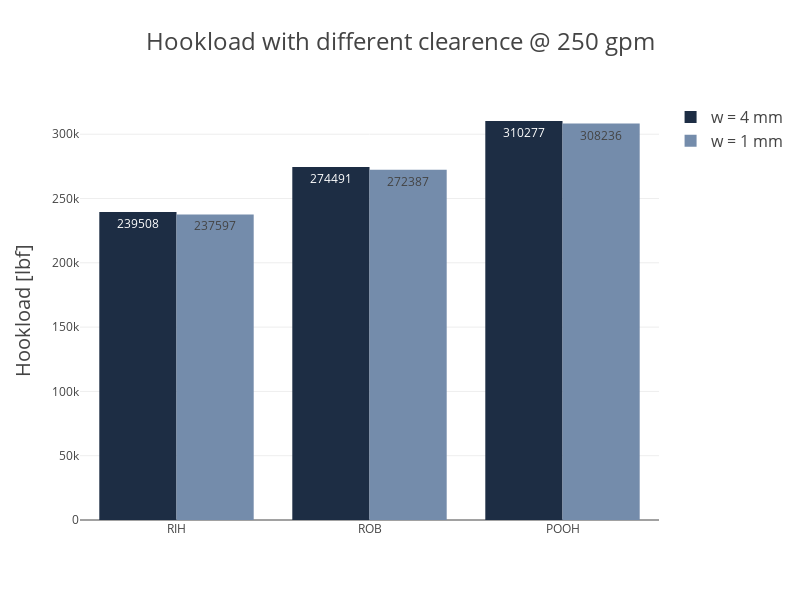

The notebook cell saved with this chart:
### Code cell
import plotly.graph_objects as go

trips = ['RIH', 'ROB', 'POOH']
fig = go.Figure()

fig.add_trace(go.Bar(
    x=trips,
    y=[239508, 274491, 310277],
    name='w = 4 mm',
    marker_color='#1D2D44',
    text=[239508, 274491, 310277],
    textposition='auto'
))

fig.add_trace(go.Bar(
    x=trips,
    y=[237597, 272387, 308236],
    name='w = 1 mm',
    marker_color='#748CAB',
    text=[237597, 272387, 308236],
    textposition='auto'
))

fig.update_layout(
    barmode='group', 
    template= "none",
    title='Hookload with different clearence @ 250 gpm',
    title_font_size=24,
    xaxis=dict(
        titlefont_size=20
    ),
    yaxis=dict(
        title='Hookload [lbf]',
        titlefont_size=20
    ),
    legend=dict(
        traceorder='normal',
        font=dict(
            size=16,
        )
    ),
    height=600, 
    width=800
    )

fig.show()

### Figure 1 — Plotly figure (JSON) as saved in the notebook; plotly's stock layout.template omitted (floating-point values rounded to 4 significant figures)
{"data": [{"marker": {"color": "#1D2D44"}, "name": "w = 4 mm", "text": ["239508", "274491", "310277"], "textposition": "auto", "type": "bar", "x": ["RIH", "ROB", "POOH"], "y": [239508, 274491, 310277]}, {"marker": {"color": "#748CAB"}, "name": "w = 1 mm", "text": ["237597", "272387", "308236"], "textposition": "auto", "type": "bar", "x": ["RIH", "ROB", "POOH"], "y": [237597, 272387, 308236]}], "layout": {"barmode": "group", "height": 600, "legend": {"font": {"size": 16}, "traceorder": "normal"}, "title": {"font": {"size": 24}, "text": "Hookload with different clearence @ 250 gpm"}, "width": 800, "xaxis": {"title": {"font": {"size": 20}}}, "yaxis": {"title": {"font": {"size": 20}, "text": "Hookload [lbf]"}}}}
